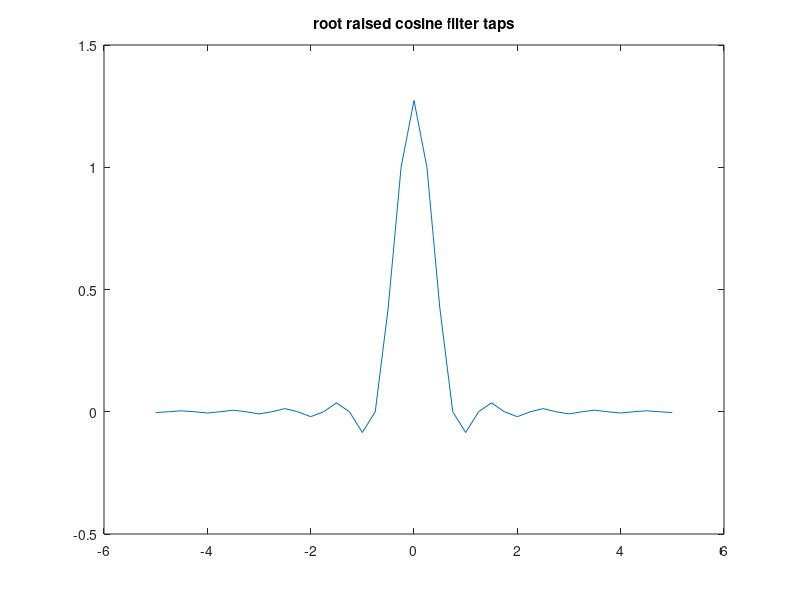
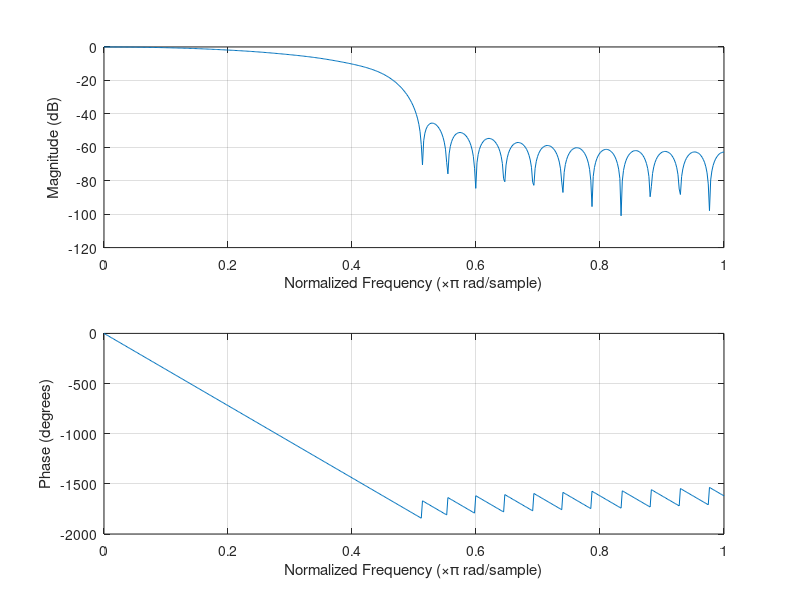

Source code (MATLAB) for these figures, in order:
clc;
clear all;
close all;

%Three types of equations used:
% -Equation from https://en.wikipedia.org/wiki/Root-raised-cosine_filter

%Parameters
nb_sample = 2^8-1;
Fsymb = 1;
Fsamp = 4;
roll_off = 1;

%Init
Ts=1/Fsymb;
Tsamp=1/Fsamp;
t=(-5:Tsamp:5);

%Filter coefficients
h_zero = 1/Ts*(1+roll_off*(4/pi-1));
h_Ts_4_roll_off = roll_off/Ts/sqrt(2) * [(1+2/pi) * sin(pi/4/roll_off) + (1-2/pi) * cos(pi/4/roll_off)];
h= 1/Ts * (sin(pi*t/Ts*(1-roll_off)) + 4*roll_off*t/Ts.*cos(pi*t/Ts*(1+roll_off))) ./ (pi * t/Ts .* [1-(4*roll_off*t/Ts).^2]);

%Replace the h_zero
for k=1:length(t)
  if t(k)==0
    h(k)=h_zero;
  endif
end;


%Replace the h_Ts_4_roll_off
for k=1:length(t)
  if t(k)==Ts/4/roll_off
    h(k)=h_Ts_4_roll_off;
    printf('found h_Ts_4_roll_off\n');
  endif
  if t(k)==-Ts/4/roll_off
    h(k)=h_Ts_4_roll_off;
    printf('-found h_Ts_4_roll_off\n');
  endif
end;

%Plot the taps
figure(1);
x_axis = t;
plot(x_axis,h);
title('root raised cosine filter taps');

%Compensate the gain
resp=20*log10(abs(freqz(h,1,512)));
max_resp=max(resp);
h=h/10^(max_resp/20);

%plot the response
figure(2);
freqz(h,1,512);

%Save taps
fid=fopen('taps.txt','w');
fprintf(fid,'%f\n',h);
fclose(fid);

##sqrt(Tsamp);
